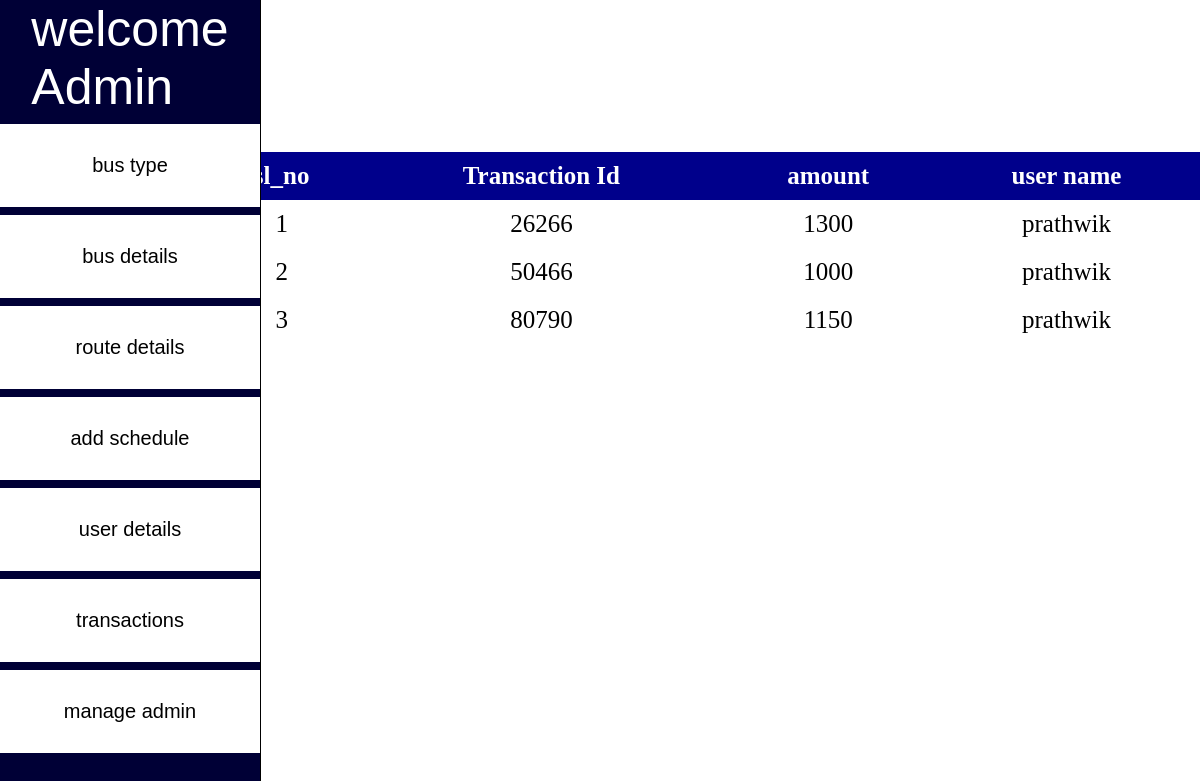
The page /main/admin_transaction_details.php on the database its author committed.
### tables this page shows
CREATE TABLE `payment` (
  `id` int(11) NOT NULL,
  `payment_id` varchar(40) NOT NULL,
  `user_id` int(11) NOT NULL,
  `amount` int(11) NOT NULL
);

CREATE TABLE `user_details` (
  `user_id` int(11) NOT NULL,
  `email_id` varchar(30) NOT NULL,
  `pass` varchar(20) NOT NULL,
  `username` varchar(20) NOT NULL,
  `mobile_no` varchar(12) NOT NULL
);

### main/admin_transaction_details.php (the view, shortened to what this page needs)
<!DOCTYPE html>
<html lang="en">
<head>
    <link rel="stylesheet" href="adminStyle.css">
    <?php include "db_connect.php";
    include('admin_navbar.php');
    ?>
</head>
<body>
    <div>
        <table>
            <thead>
            <tr>
                <th>sl_no</th>
                <th>Transaction Id</th>
                <th>amount</th>
                <th>user name</th>
            </tr>
            </thead>
            <tbody>
                <?php
                    $sql = "SELECT payment_id,amount,username FROM (payment NATURAL JOIN user_details)";
                    $result=$conn->query($sql);
                $sl_no = 0;
                    while($row=$result->fetch_assoc()){
                    $sl_no = $sl_no + 1;
                        echo "
                        <tr>
                    <td>$sl_no</td>
                    <td>$row[payment_id]</td>
                    <td>$row[amount]</td>
                    <td>$row[username]</td>
                    </tr>
                        ";
                    }
                ?>
            </tbody>
        </table>
    </div>
</body>
</html>
<?php
    include "admin_navbar.php";
?>

### main/adminStyle.css (style rules this page uses)
* { padding: 0; margin: 0; }
body { width:100%; }
table { position: absolute; border-collapse:collapse; width:83%; top: 19%; right: 0; font-size:25px; }
th, td { padding: 10px; text-align: center; }
thead { background-color: darkblue; color: white; }

### rows shown on the page
payment: payment "26266", amount "1300", user.username "prathwik"
payment: payment "50466", amount "1000", user.username "prathwik"
payment: payment "80790", amount "1150", user.username "prathwik"
